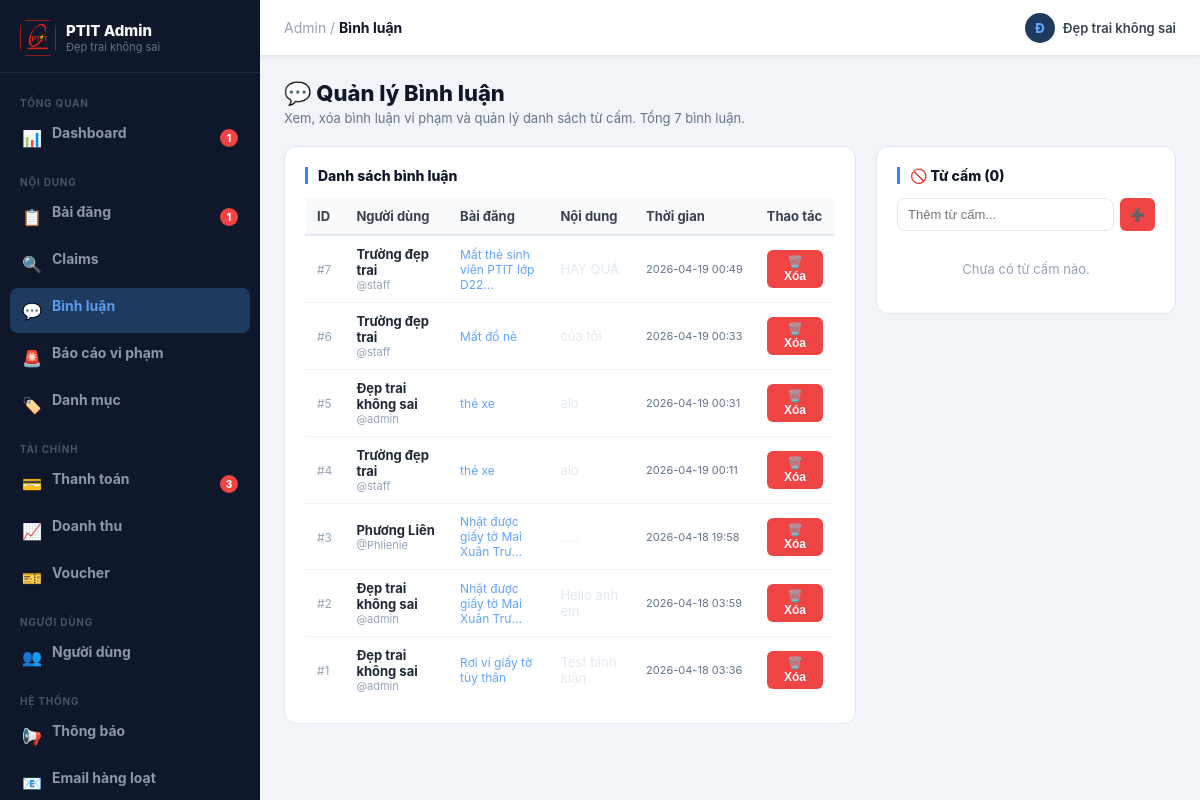
/admin/comments (signed in), run on the app's committed database.
### tables this page shows
CREATE TABLE users (
        id INTEGER PRIMARY KEY AUTOINCREMENT,
        full_name TEXT NOT NULL,
        username TEXT NOT NULL UNIQUE,
        password TEXT NOT NULL,
        role TEXT NOT NULL DEFAULT 'user',
        created_at TEXT NOT NULL
    , is_locked INTEGER NOT NULL DEFAULT 0, email TEXT, force_password_change INTEGER DEFAULT 0, email_verified INTEGER DEFAULT 0, email_token TEXT, avatar TEXT, bio TEXT);

CREATE TABLE comments (
        id INTEGER PRIMARY KEY AUTOINCREMENT,
        post_id INTEGER NOT NULL,
        user_id INTEGER NOT NULL,
        content TEXT NOT NULL,
        created_at TEXT NOT NULL,
        FOREIGN KEY(post_id) REFERENCES posts(id),
        FOREIGN KEY(user_id) REFERENCES users(id)
    );

CREATE TABLE posts (
        id INTEGER PRIMARY KEY AUTOINCREMENT,
        title TEXT NOT NULL,
        category TEXT NOT NULL,
        description TEXT,
        event_date TEXT,
        location TEXT NOT NULL,
        city TEXT,
        campus TEXT,
        contact TEXT NOT NULL,
        image TEXT,
        post_type TEXT NOT NULL,   -- lost / found
        status TEXT NOT NULL DEFAULT 'active',  -- active / resolved / hidden
        priority INTEGER NOT NULL DEFAULT 0,    -- 0 thường, 1 nổi bật, 2 ưu tiên, 3 tìm gấp
        created_at TEXT NOT NULL,
        user_id INTEGER, verification_hint TEXT, private_verification_note TEXT, package_key TEXT, vip_started_at TEXT, vip_expires_at TEXT, is_pinned INTEGER DEFAULT 0, pin_expires_at TEXT, label TEXT, is_scam_warned INTEGER DEFAULT 0, tags TEXT DEFAULT '',
        FOREIGN KEY(user_id) REFERENCES users(id)
    );

### app_legacy.py (the view)
@app.route("/admin/comments")
@login_required
@admin_required
def admin_comments_list():
    page = request.args.get("page", 1, type=int) or 1
    per_page = 30
    offset = (page - 1) * per_page
    conn = connect_db()
    total = conn.execute("SELECT COUNT(*) as c FROM comments").fetchone()["c"]
    comments = conn.execute("""
        SELECT c.*, u.full_name, u.username, p.title as post_title
        FROM comments c
        LEFT JOIN users u ON c.user_id=u.id
        LEFT JOIN posts p ON c.post_id=p.id
        ORDER BY c.id DESC LIMIT ? OFFSET ?
    """, (per_page, offset)).fetchall()
    banned_words = conn.execute("SELECT * FROM banned_words ORDER BY id DESC").fetchall()
    conn.close()
    total_pages = (total + per_page - 1) // per_page
    return render_template("admin_comments.html", comments=comments,
                           banned_words=banned_words,
                           page=page, total_pages=total_pages, total=total)

### templates/admin_comments.html (shortened to what this page needs)
{% extends "base_admin.html" %}
{% block admin_title %}Bình luận{% endblock %}
{% block admin_content %}
<div class="adm-page-head">
    <h1>💬 Quản lý Bình luận</h1>
    <p>Xem, xóa bình luận vi phạm và quản lý danh sách từ cấm. Tổng {{ total }} bình luận.</p>
</div>
<div style="display:grid;grid-template-columns:1fr 300px;gap:20px;align-items:start;">
<div class="adm-card">
    <div class="adm-card-title">Danh sách bình luận</div>
    <div class="adm-table-wrap">
        <table class="adm-table">
            <thead>
                <tr>
                    <th>ID</th><th>Người dùng</th><th>Bài đăng</th>
                    <th>Nội dung</th><th>Thời gian</th><th>Thao tác</th>
                </tr>
            </thead>
            <tbody>
                {% for c in comments %}
                <tr>
                    <td><span style="color:#94a3b8;font-size:12px;">#{{ c["id"] }}</span></td>
                    <td>
                        <div style="font-weight:700;font-size:13px;">{{ c["full_name"] or "Ẩn danh" }}</div>
                        <div style="font-size:11px;color:#94a3b8;">@{{ c["username"] or "?" }}</div>
                    </td>
                    <td style="font-size:12px;">
                        {% if c["post_title"] %}
                        <a href="{{ url_for('post_detail', post_id=c['post_id']) }}" target="_blank" style="color:#60a5fa;">
                            {{ c["post_title"][:30] }}{% if c["post_title"]|length > 30 %}…{% endif %}
                        </a>
                        {% else %}
                        <span style="color:#94a3b8;">Bài đã xóa</span>
                        {% endif %}
                    </td>
                    <td style="max-width:220px;font-size:13px;color:#e2e8f0;">{{ c["content"][:100] }}{% if c["content"]|length > 100 %}…{% endif %}</td>
                    <td style="font-size:11px;color:#64748b;white-space:nowrap;">{{ c["created_at"][:16] if c["created_at"] else "—" }}</td>
                    <td>
                        <form method="POST" action="{{ url_for('admin_delete_comment', comment_id=c['id']) }}">
                            <button type="button" class="adm-btn adm-btn-sm adm-btn-danger"
                                onclick="admConfirm('Xóa bình luận này?', this.closest('form'), {danger:true,icon:'🗑️',okLabel:'Xóa'})">🗑️ Xóa</button>
                        </form>
                    </td>
                </tr>
                {% else %}
                <tr><td colspan="6" style="text-align:center;color:#94a3b8;padding:40px;">Chưa có bình luận nào.</td></tr>
                {% endfor %}
            </tbody>
        </table>
    </div>
</div>
<div class="adm-card">
    <div class="adm-card-title">🚫 Từ cấm ({{ banned_words|length }})</div>
    <form method="POST" action="{{ url_for('admin_banned_word_add') }}" style="display:flex;gap:6px;margin-bottom:14px;">
        <input type="text" name="word" class="adm-form-input" placeholder="Thêm từ cấm..." required style="flex:1;font-size:13px;padding:8px 10px;">
        <button type="submit" class="adm-btn adm-btn-sm adm-btn-danger">➕</button>
    </form>
    {% if banned_words %}
    <div style="display:flex;flex-wrap:wrap;gap:6px;">
        {% for bw in banned_words %}
        <div style="display:flex;align-items:center;gap:4px;background:#1e293b;border-radius:6px;padding:4px 8px;font-size:12px;">
            <span style="color:#e2e8f0;font-weight:600;">{{ bw["word"] }}</span>
            <form method="POST" action="{{ url_for('admin_banned_word_delete', word_id=bw['id']) }}" style="display:inline;">
                <button type="submit" style="background:none;border:none;cursor:pointer;color:#ef4444;font-size:12px;padding:0;line-height:1;"
                    title="Xóa">✕</button>
            </form>
        </div>
        {% endfor %}
    </div>
    {% else %}
    <div style="color:#94a3b8;font-size:13px;text-align:center;padding:16px;">Chưa có từ cấm nào.</div>
    {% endif %}
</div>
</div>
{% endblock %}

### templates/base_admin.html (shortened to what this page needs)
<!DOCTYPE html>
<html lang="vi">
<head>
    <link rel="stylesheet" href="{{ url_for('static', filename='css/style.css') }}">
</head>
<body class="admin-body">
<div class="adm-layout">
    <aside class="adm-sidebar" id="adminSidebar">
        <div class="adm-sidebar-logo">
            <img src="{{ url_for('static', filename='images/logo.png') }}" alt="Logo">
            <div>
                <div class="adm-sidebar-logo-text">PTIT Admin</div>
                <div class="adm-sidebar-logo-sub">{{ session.get('full_name','Admin') }}</div>
            </div>
        </div>
        <nav class="adm-nav">
            <div class="adm-nav-section">Tổng quan</div>
            <a href="{{ url_for('admin_dashboard') }}" class="adm-nav-item {% if request.endpoint == 'admin_dashboard' %}active{% endif %}">
                <span class="icon">📊</span><span class="label">Dashboard</span>
                {% if admin_pending_posts > 0 %}
                <span class="adm-nav-badge">{{ admin_pending_posts }}</span>
                {% endif %}
            </a>
            <div class="adm-nav-section">Nội dung</div>
            <a href="{{ url_for('admin_posts') }}" class="adm-nav-item {% if request.endpoint in ('admin_posts',) %}active{% endif %}">
                <span class="icon">📋</span><span class="label">Bài đăng</span>
                {% if admin_pending_posts > 0 %}
                <span class="adm-nav-badge">{{ admin_pending_posts }}</span>
                {% endif %}
            </a>
            <a href="{{ url_for('admin_claims') }}" class="adm-nav-item {% if request.endpoint == 'admin_claims' %}active{% endif %}">
                <span class="icon">🔍</span><span class="label">Claims</span>
            </a>
            <a href="{{ url_for('admin_comments_list') }}" class="adm-nav-item {% if request.endpoint == 'admin_comments_list' %}active{% endif %}">
                <span class="icon">💬</span><span class="label">Bình luận</span>
            </a>
            <a href="{{ url_for('admin_reports') }}" class="adm-nav-item {% if request.endpoint == 'admin_reports' %}active{% endif %}">
                <span class="icon">🚨</span>
                <span class="label">Báo cáo vi phạm</span>
            </a>
            <a href="{{ url_for('admin_categories') }}" class="adm-nav-item {% if request.endpoint in ('admin_categories',) %}active{% endif %}">
                <span class="icon">🏷️</span><span class="label">Danh mục</span>
            </a>
            <div class="adm-nav-section">Tài chính</div>
            <a href="{{ url_for('admin_payments') }}" class="adm-nav-item {% if request.endpoint == 'admin_payments' %}active{% endif %}">
                <span class="icon">💳</span><span class="label">Thanh toán</span>
                {% if admin_pending_payments > 0 %}
                <span class="adm-nav-badge">{{ admin_pending_payments }}</span>
                {% endif %}
            </a>
            <a href="{{ url_for('admin_revenue') }}" class="adm-nav-item {% if request.endpoint == 'admin_revenue' %}active{% endif %}">
                <span class="icon">📈</span><span class="label">Doanh thu</span>
            </a>
            <a href="{{ url_for('admin_vouchers') }}" class="adm-nav-item {% if request.endpoint == 'admin_vouchers' %}active{% endif %}">
                <span class="icon">🎫</span><span class="label">Voucher</span>
            </a>
            <div class="adm-nav-section">Người dùng</div>
            <a href="{{ url_for('admin_users') }}" class="adm-nav-item {% if request.endpoint in ('admin_users','admin_user_profile') %}active{% endif %}">
                <span class="icon">👥</span><span class="label">Người dùng</span>
            </a>
            <div class="adm-nav-section">Hệ thống</div>
            <a href="{{ url_for('admin_announcements') }}" class="adm-nav-item {% if request.endpoint == 'admin_announcements' %}active{% endif %}">
                <span class="icon">📢</span><span class="label">Thông báo</span>
            </a>
            <a href="{{ url_for('admin_bulk_email') }}" class="adm-nav-item {% if request.endpoint == 'admin_bulk_email' %}active{% endif %}">
                <span class="icon">📧</span><span class="label">Email hàng loạt</span>
            </a>
        </nav>
    </aside>
    <div class="adm-main">
        <div class="adm-topbar">
            <div class="adm-topbar-breadcrumb">
                <span style="color:#94a3b8;">Admin</span>
                {% block admin_breadcrumb %}<span style="color:#94a3b8;"> / </span><strong>{{ self.admin_title() }}</strong>{% endblock %}
            </div>
            <div class="adm-topbar-actions">
                <div class="adm-topbar-user">
                    <div class="adm-topbar-avatar">{{ (session.get('full_name','A') or 'A')[0]|upper }}</div>
                    <span style="font-weight:600;">{{ session.get('full_name') }}</span>
                </div>
            </div>
        </div>
        <div class="adm-content">
            {% block admin_content %}{% endblock %}
        </div>
    </div>
</div>
</body>
</html>

### data on the page
users: get "Đẹp trai không sai"
comments: id "7", full_name "Trường đẹp trai", username "staff", title "Mất thẻ sinh viên PTIT lớp D22", content "HAY QUÁ", created_at "2026-04-19 00:49"
comments: id "6", full_name "Trường đẹp trai", username "staff", title "Mất đồ nè", content "của tôi", created_at "2026-04-19 00:33"
comments: id "5", full_name "Đẹp trai không sai", username "admin", title "thẻ xe", content "alo", created_at "2026-04-19 00:31"
comments: id "4", full_name "Trường đẹp trai", username "staff", title "thẻ xe", content "alo", created_at "2026-04-19 00:11"
comments: id "3", full_name "Phương Liên", username "Phlienie", title "Nhặt được giấy tờ Mai Xuân Trư", content ".....", created_at "2026-04-18 19:58"
comments: id "2", full_name "Đẹp trai không sai", username "admin", title "Nhặt được giấy tờ Mai Xuân Trư", content "Hello anh em", created_at "2026-04-18 03:59"
comments: id "1", full_name "Đẹp trai không sai", username "admin", title "Rơi ví giấy tờ tùy thân", content "Test bình luận", created_at "2026-04-18 03:36"

### other printed values
{{ admin_pending_posts }} "1"
{{ admin_pending_payments }} "3"
{{ (session.get('full_name','A') or 'A')[0]|upper }} "Đ"
{{ total }} "7"
{{ banned_words|length }} "0"
